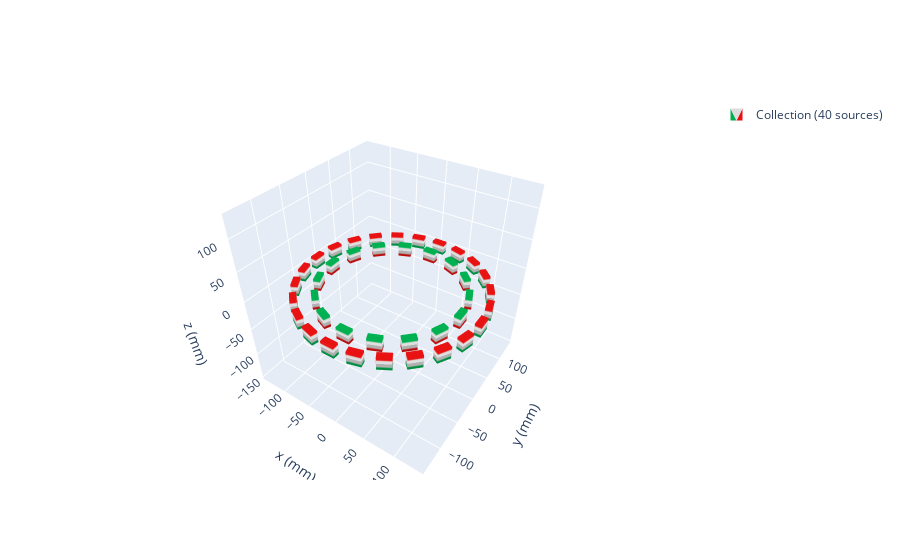

Write notebook code for a chart like this one.
### Code cell
angleC = 360/24

cmag_radius_out = 140
cmag_radius_inner = 110

# create magnets
c1 = magpy.magnet.Cuboid(magnetization=[0,0,1.4], dimension=[20,10,20],position=[0,cmag_radius_out,0])
c2 = magpy.magnet.Cuboid(magnetization=[0,0,1.4], dimension=[20,10,20],position=[0,cmag_radius_out,0])
c3 = magpy.magnet.Cuboid(magnetization=[0,0,1.4], dimension=[20,10,20],position=[0,cmag_radius_out,0])
c4 = magpy.magnet.Cuboid(magnetization=[0,0,1.4], dimension=[20,10,20],position=[0,cmag_radius_out,0])
c5 = magpy.magnet.Cuboid(magnetization=[0,0,1.4], dimension=[20,10,20],position=[0,cmag_radius_out,0])
c6 = magpy.magnet.Cuboid(magnetization=[0,0,1.4], dimension=[20,10,20],position=[0,cmag_radius_out,0])
c7 = magpy.magnet.Cuboid(magnetization=[0,0,1.4], dimension=[20,10,20],position=[0,cmag_radius_out,0])
c8 = magpy.magnet.Cuboid(magnetization=[0,0,1.4], dimension=[20,10,20],position=[0,cmag_radius_out,0])
c9 = magpy.magnet.Cuboid(magnetization=[0,0,1.4], dimension=[20,10,20],position=[0,cmag_radius_out,0])
c10 = magpy.magnet.Cuboid(magnetization=[0,0,1.4], dimension=[20,10,20],position=[0,cmag_radius_out,0])
c11 = magpy.magnet.Cuboid(magnetization=[0,0,1.4], dimension=[20,10,20],position=[0,cmag_radius_out,0])
c12 = magpy.magnet.Cuboid(magnetization=[0,0,1.4], dimension=[20,10,20],position=[0,cmag_radius_out,0])
c13 = magpy.magnet.Cuboid(magnetization=[0,0,1.4], dimension=[20,10,20],position=[0,cmag_radius_out,0])
c14 = magpy.magnet.Cuboid(magnetization=[0,0,1.4], dimension=[20,10,20],position=[0,cmag_radius_out,0])
c15 = magpy.magnet.Cuboid(magnetization=[0,0,1.4], dimension=[20,10,20],position=[0,cmag_radius_out,0])
c16 = magpy.magnet.Cuboid(magnetization=[0,0,1.4], dimension=[20,10,20],position=[0,cmag_radius_out,0])
c17 = magpy.magnet.Cuboid(magnetization=[0,0,1.4], dimension=[20,10,20],position=[0,cmag_radius_out,0])
c18 = magpy.magnet.Cuboid(magnetization=[0,0,1.4], dimension=[20,10,20],position=[0,cmag_radius_out,0])
c19 = magpy.magnet.Cuboid(magnetization=[0,0,1.4], dimension=[20,10,20],position=[0,cmag_radius_out,0])
c20 = magpy.magnet.Cuboid(magnetization=[0,0,1.4], dimension=[20,10,20],position=[0,cmag_radius_out,0])
c21 = magpy.magnet.Cuboid(magnetization=[0,0,1.4], dimension=[20,10,20],position=[0,cmag_radius_out,0])
c22 = magpy.magnet.Cuboid(magnetization=[0,0,1.4], dimension=[20,10,20],position=[0,cmag_radius_out,0])
c23 = magpy.magnet.Cuboid(magnetization=[0,0,1.4], dimension=[20,10,20],position=[0,cmag_radius_out,0])
c24 = magpy.magnet.Cuboid(magnetization=[0,0,1.4], dimension=[20,10,20],position=[0,cmag_radius_out,0])


# manipulate magnets
# s1.rotate(25,[0,1,0],anchor=[-gap,0,-56])
c2.rotate(R.from_euler('z', -angleC*1, degrees=True) ,anchor=[0,0,0])
c3.rotate(R.from_euler('z', -angleC*2, degrees=True) ,anchor=[0,0,0])
c4.rotate(R.from_euler('z', -angleC*3, degrees=True) ,anchor=[0,0,0])
c5.rotate(R.from_euler('z', -angleC*4, degrees=True) ,anchor=[0,0,0])
c6.rotate(R.from_euler('z', -angleC*5, degrees=True) ,anchor=[0,0,0])
c7.rotate(R.from_euler('z', -angleC*6, degrees=True) ,anchor=[0,0,0])
c8.rotate(R.from_euler('z', -angleC*7, degrees=True) ,anchor=[0,0,0])
c9.rotate(R.from_euler('z', -angleC*8, degrees=True) ,anchor=[0,0,0])
c10.rotate(R.from_euler('z', -angleC*9, degrees=True) ,anchor=[0,0,0])
c11.rotate(R.from_euler('z', -angleC*10, degrees=True) ,anchor=[0,0,0])
c12.rotate(R.from_euler('z', -angleC*11, degrees=True) ,anchor=[0,0,0])
c13.rotate(R.from_euler('z', -angleC*12, degrees=True) ,anchor=[0,0,0])
c14.rotate(R.from_euler('z', -angleC*13, degrees=True) ,anchor=[0,0,0])
c15.rotate(R.from_euler('z', -angleC*14, degrees=True) ,anchor=[0,0,0])
c16.rotate(R.from_euler('z', -angleC*15, degrees=True) ,anchor=[0,0,0])
c17.rotate(R.from_euler('z', -angleC*16, degrees=True) ,anchor=[0,0,0])
c18.rotate(R.from_euler('z', -angleC*17, degrees=True) ,anchor=[0,0,0])
c19.rotate(R.from_euler('z', -angleC*18, degrees=True) ,anchor=[0,0,0])
c20.rotate(R.from_euler('z', -angleC*19, degrees=True) ,anchor=[0,0,0])
c21.rotate(R.from_euler('z', -angleC*20, degrees=True) ,anchor=[0,0,0])
c22.rotate(R.from_euler('z', -angleC*21, degrees=True) ,anchor=[0,0,0])
c23.rotate(R.from_euler('z', -angleC*22, degrees=True) ,anchor=[0,0,0])
c24.rotate(R.from_euler('z', -angleC*23, degrees=True) ,anchor=[0,0,0])



angle2 = 360/16
# create magnets
ci1 = magpy.magnet.Cuboid(magnetization=[0,0,-1.4], dimension=[20,10,20],position=[0,cmag_radius_inner,0])
ci2 = magpy.magnet.Cuboid(magnetization=[0,0,-1.4], dimension=[20,10,20],position=[0,cmag_radius_inner,0])
ci3 = magpy.magnet.Cuboid(magnetization=[0,0,-1.4], dimension=[20,10,20],position=[0,cmag_radius_inner,0])
ci4 = magpy.magnet.Cuboid(magnetization=[0,0,-1.4], dimension=[20,10,20],position=[0,cmag_radius_inner,0])
ci5 = magpy.magnet.Cuboid(magnetization=[0,0,-1.4], dimension=[20,10,20],position=[0,cmag_radius_inner,0])
ci6 = magpy.magnet.Cuboid(magnetization=[0,0,-1.4], dimension=[20,10,20],position=[0,cmag_radius_inner,0])
ci7 = magpy.magnet.Cuboid(magnetization=[0,0,-1.4], dimension=[20,10,20],position=[0,cmag_radius_inner,0])
ci8 = magpy.magnet.Cuboid(magnetization=[0,0,-1.4], dimension=[20,10,20],position=[0,cmag_radius_inner,0])
ci9 = magpy.magnet.Cuboid(magnetization=[0,0,-1.4], dimension=[20,10,20],position=[0,cmag_radius_inner,0])
ci10 = magpy.magnet.Cuboid(magnetization=[0,0,-1.4], dimension=[20,10,20],position=[0,cmag_radius_inner,0])
ci11 = magpy.magnet.Cuboid(magnetization=[0,0,-1.4], dimension=[20,10,20],position=[0,cmag_radius_inner,0])
ci12 = magpy.magnet.Cuboid(magnetization=[0,0,-1.4], dimension=[20,10,20],position=[0,cmag_radius_inner,0])
ci13 = magpy.magnet.Cuboid(magnetization=[0,0,-1.4], dimension=[20,10,20],position=[0,cmag_radius_inner,0])
ci14 = magpy.magnet.Cuboid(magnetization=[0,0,-1.4], dimension=[20,10,20],position=[0,cmag_radius_inner,0])
ci15 = magpy.magnet.Cuboid(magnetization=[0,0,-1.4], dimension=[20,10,20],position=[0,cmag_radius_inner,0])
ci16 = magpy.magnet.Cuboid(magnetization=[0,0,-1.4], dimension=[20,10,20],position=[0,cmag_radius_inner,0])


ci2.rotate(R.from_euler('z', -angle2*1, degrees=True),anchor=[0,0,0])
ci3.rotate(R.from_euler('z', -angle2*2, degrees=True),anchor=[0,0,0])
ci4.rotate(R.from_euler('z', -angle2*3, degrees=True),anchor=[0,0,0])
ci5.rotate(R.from_euler('z', -angle2*4, degrees=True),anchor=[0,0,0])
ci6.rotate(R.from_euler('z', -angle2*5, degrees=True),anchor=[0,0,0])
ci7.rotate(R.from_euler('z', -angle2*6, degrees=True),anchor=[0,0,0])
ci8.rotate(R.from_euler('z', -angle2*7, degrees=True),anchor=[0,0,0])
ci9.rotate(R.from_euler('z', -angle2*8, degrees=True),anchor=[0,0,0])
ci10.rotate(R.from_euler('z', -angle2*9, degrees=True),anchor=[0,0,0])
ci11.rotate(R.from_euler('z', -angle2*10, degrees=True),anchor=[0,0,0])
ci12.rotate(R.from_euler('z', -angle2*11, degrees=True),anchor=[0,0,0])
ci13.rotate(R.from_euler('z', -angle2*12, degrees=True),anchor=[0,0,0])
ci14.rotate(R.from_euler('z', -angle2*13, degrees=True),anchor=[0,0,0])
ci15.rotate(R.from_euler('z', -angle2*14, degrees=True),anchor=[0,0,0])
ci16.rotate(R.from_euler('z', -angle2*15, degrees=True),anchor=[0,0,0])
# s2.move([5,0,-4])

# create collection
cmag = magpy.Collection(c1,c2,c3,c4,c5,c6,c7,c8,c9,c10,c11,c12,c13,c14,c15,c16,c17,c18,c19,c20,c21,c22,c23,c24,
                        ci1,ci2,ci3,ci4,ci5,ci6,ci7,ci8,ci9,ci10,ci11,ci12,ci13,ci14,ci15,ci16)
cmag.move([0, 0, -10])

c = cmag

# display system geometry on ax1
magpy.show(c,suppress=True, direc=True)

### Figure 1 — Plotly figure (JSON) as saved in the notebook; plotly's stock layout.template omitted (floating-point values rounded to 4 significant figures; data arrays with more than 128 entries replaced by an {"elided": "..."} marker saying what was removed)
{"data": [{"color": "#2e91e5", "colorscale": [[0, "#00b050"], [0.16, "#00b050"], [0.26, "#dddddd"], [0.74, "#dddddd"], [0.84, "#e71111"], [1, "#e71111"]], "i": {"elided": "480 int values"}, "intensity": {"elided": "320 int values"}, "j": {"elided": "480 int values"}, "k": {"elided": "480 int values"}, "legendgroup": "Collection(id=1455577253056)", "name": "Collection (40 sources)", "opacity": 1, "showlegend": true, "showscale": false, "type": "mesh3d", "x": {"elided": "320 float values"}, "y": {"elided": "320 float values"}, "z": {"elided": "320 float values"}}], "layout": {"legend": {"itemsizing": "constant"}, "scene": {"aspectmode": "manual", "aspectratio": {"x": 1, "y": 1, "z": 1}, "camera": {"eye": {"x": 1, "y": -1.5, "z": 1.4}}, "xaxis": {"autorange": false, "range": [-145, 145], "title": {"text": "x (mm)"}}, "yaxis": {"autorange": false, "range": [-145, 145], "title": {"text": "y (mm)"}}, "zaxis": {"autorange": false, "range": [-155, 135], "title": {"text": "z (mm)"}}}}}
